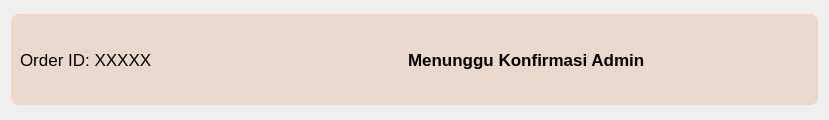
<?xml version="1.0" encoding="UTF-8"?>
<ui version="4.0">
 <class>Form</class>
 <widget class="QWidget" name="Form">
  <property name="geometry">
   <rect>
    <x>0</x>
    <y>0</y>
    <width>829</width>
    <height>120</height>
   </rect>
  </property>
  <property name="minimumSize">
   <size>
    <width>40</width>
    <height>120</height>
   </size>
  </property>
  <property name="maximumSize">
   <size>
    <width>16777215</width>
    <height>120</height>
   </size>
  </property>
  <property name="windowTitle">
   <string>Form</string>
  </property>
  <layout class="QVBoxLayout" name="verticalLayout">
   <item>
    <widget class="QFrame" name="Orders">
     <property name="minimumSize">
      <size>
       <width>0</width>
       <height>91</height>
      </size>
     </property>
     <property name="maximumSize">
      <size>
       <width>16777215</width>
       <height>91</height>
      </size>
     </property>
     <property name="styleSheet">
      <string notr="true">background-color: rgb(234, 216, 202);
border-radius: 8px</string>
     </property>
     <property name="frameShape">
      <enum>QFrame::StyledPanel</enum>
     </property>
     <property name="frameShadow">
      <enum>QFrame::Raised</enum>
     </property>
     <layout class="QHBoxLayout" name="horizontalLayout_2">
      <item>
       <widget class="QLabel" name="OrderID">
        <property name="styleSheet">
         <string notr="true">position: absolute;
width: 236px;
height: 24px;
left: 144px;
top: 228px;

font-family: 'Sansita';
font-style: normal;
font-weight: 400;
font-size: 17px;
line-height: 24px;
/* identical to box height */

color: #000000;</string>
        </property>
        <property name="text">
         <string>Order ID: XXXXX</string>
        </property>
       </widget>
      </item>
      <item>
       <widget class="QLabel" name="label_11">
        <property name="styleSheet">
         <string notr="true">position: absolute;
width: 236px;
height: 24px;
left: 144px;
top: 228px;

font-family: 'Sansita';
font-style: normal;
font-weight: Bold;
font-size: 17px;
line-height: 24px;
/* identical to box height */

color: #000000;</string>
        </property>
        <property name="text">
         <string>Menunggu Konfirmasi Admin</string>
        </property>
       </widget>
      </item>
      <item>
       <spacer name="verticalSpacer">
        <property name="orientation">
         <enum>Qt::Vertical</enum>
        </property>
        <property name="sizeHint" stdset="0">
         <size>
          <width>20</width>
          <height>40</height>
         </size>
        </property>
       </spacer>
      </item>
     </layout>
    </widget>
   </item>
  </layout>
 </widget>
 <resources/>
 <connections/>
</ui>
